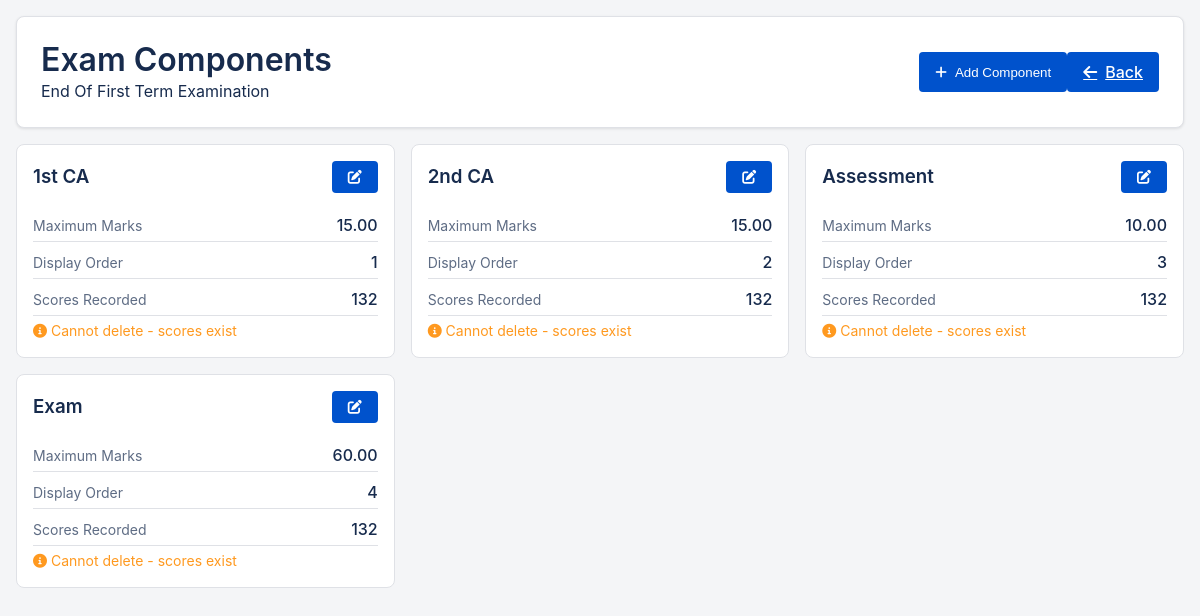
The app's page /admin/exam_components.php?id=3 (signed in) with its own data.
### tables this page shows
CREATE TABLE `exams` (
  `id` int NOT NULL,
  `school_id` int NOT NULL,
  `title` varchar(255) NOT NULL,
  `session` varchar(20) NOT NULL,
  `term` int NOT NULL,
  `class_id` int NOT NULL,
  `created_by` int NOT NULL,
  `created_at` timestamp NULL DEFAULT CURRENT_TIMESTAMP
);

CREATE TABLE `exam_components` (
  `id` int NOT NULL,
  `exam_id` int NOT NULL,
  `name` varchar(255) NOT NULL,
  `max_marks` int NOT NULL,
  `is_enabled` tinyint(1) NOT NULL DEFAULT '1',
  `display_order` int DEFAULT '1'
);

### admin/exam_components.php (the view, shortened to what this page needs)
<?php
require_once '../includes/db.php';
$examId = $_GET['id'] ?? '';
$stmt = $pdo->prepare("SELECT * FROM exams WHERE id = ?");
$stmt->execute([$examId]);
$exam = $stmt->fetch();
$stmt = $pdo->prepare("
    SELECT c.*,
           (SELECT COUNT(*) FROM student_scores s WHERE s.component_id = c.id) as score_count
    FROM exam_components c
    WHERE c.exam_id = ?
    ORDER BY c.display_order
");
$stmt->execute([$examId]);
$components = $stmt->fetchAll();
?>
<!DOCTYPE html>
<html lang="en">
<head>
    <link rel="stylesheet" href="https://cdnjs.cloudflare.com/ajax/libs/font-awesome/6.0.0/css/all.min.css">
    <link rel="stylesheet" href="../assets/clean-styles.css">
</head>
<body>
    <div class="container">
        <div class="card mb-4">
            <div class="d-flex justify-content-between align-items-center">
                <div>
                    <h1 class="mb-0">Exam Components</h1>
                    <p class="text-light mb-0"><?= htmlspecialchars($exam['title']) ?></p>
                </div>
                <div class="d-flex gap-2">
                    <button onclick="showAddModal()" class="btn">
                        <i class="fas fa-plus"></i>
                        <span class="d-none d-md-inline ml-2">Add Component</span>
                    </button>
                    <a href="exams_list.php" class="btn">
                        <i class="fas fa-arrow-left"></i>
                        <span class="d-none d-md-inline ml-2">Back</span>
                    </a>
                </div>
            </div>
        </div>
        <div class="component-grid">
            <?php foreach ($components as $component): ?>
                <div class="component-card">
                    <div class="component-header">
                        <h3 class="component-title"><?= htmlspecialchars($component['name']) ?></h3>
                        <div class="component-actions">
                            <button onclick="showEditModal(<?= htmlspecialchars(json_encode($component)) ?>)"
                                    class="btn btn-sm">
                                <i class="fas fa-edit"></i>
                            </button>
                        </div>
                    </div>
                    <div class="component-details">
                        <div class="detail-item">
                            <span class="detail-label">Maximum Marks</span>
                            <span class="detail-value"><?= number_format($component['max_marks'], 2) ?></span>
                        </div>
                        <div class="detail-item">
                            <span class="detail-label">Display Order</span>
                            <span class="detail-value"><?= $component['display_order'] ?></span>
                        </div>
                        <div class="detail-item">
                            <span class="detail-label">Scores Recorded</span>
                            <span class="detail-value"><?= $component['score_count'] ?></span>
                        </div>
                    </div>
                    <?php if ($component['score_count'] > 0): ?>
                        <div class="score-warning">
                            <i class="fas fa-info-circle"></i>
                            Cannot delete - scores exist
                        </div>
                    <?php endif; ?>
                </div>
            <?php endforeach; ?>
        </div>
    </div>
</body>
</html>

### assets/clean-styles.css (style rules this page uses)
:root { --primary: #0052cc; --primary-dark: #003d99; --primary-light: #4d88ff; --secondary: #00875a; --secondary-dark: #006644; --success: #36b37e; --danger: #de350b; --warning: #ff991f; --info: #0065ff; --dark: #172b4d; --light: #f4f5f7; --white: #ffffff; --gray: #6b778c; --gray-light: #dfe1e6; --gray-dark: #253858; --body-bg: #f4f5f7; --card-bg: #ffffff; --text: #172b4d; --text-light: #5e6c84; --text-white: #ffffff; --border: #dfe1e6; --spacing-xs: 0.25rem; --spacing-sm: 0.5rem; --spacing-md: 1rem; --spacing-lg: 1.5rem; --spacing-xl: 2rem; --radius-sm: 4px; --radius: 8px; --radius-lg: 12px; --shadow-sm: 0 1px 2px rgba(0, 0, 0, 0.05); --shadow: 0 1px 3px rgba(0, 0, 0, 0.1); --shadow-lg: 0 4px 6px rgba(0, 0, 0, 0.1); --transition: 0.2s ease; }
* { margin: 0; padding: 0; box-sizing: border-box; }
html { font-size: 16px; -webkit-text-size-adjust: 100%; }
body { font-family: -apple-system, BlinkMacSystemFont, "Segoe UI", Roboto, Oxygen, Ubuntu, Cantarell, sans-serif; line-height: 1.5; color: var(--text); background-color: var(--body-bg); }
h1, h2, h3, h4, h5, h6 { margin-bottom: var(--spacing-md); font-weight: 600; line-height: 1.2; color: var(--dark); }
.container { width: 100%; padding: var(--spacing-md); margin: 0 auto; max-width: 1200px; }
.card { background: var(--card-bg); border-radius: var(--radius); box-shadow: var(--shadow); padding: var(--spacing-lg); margin-bottom: var(--spacing-md); border: 1px solid var(--border); }
.btn { display: inline-flex; align-items: center; justify-content: center; padding: var(--spacing-sm) var(--spacing-lg); border-radius: var(--radius); font-weight: 500; text-align: center; cursor: pointer; transition: var(--transition); background: var(--primary); color: var(--text-white); border: none; min-height: 40px; }
.btn-sm { padding: 0.25rem 0.5rem; font-size: 0.875rem; min-height: 32px; }
.d-flex { display: flex !important; }
.justify-content-between { justify-content: space-between !important; }
.align-items-center { align-items: center !important; }
.mb-0 { margin-bottom: 0 !important; }
.btn { display: inline-flex; align-items: center; gap: 0.5rem; padding: 0.5rem 1rem; border-radius: 0.25rem; border: none; cursor: pointer; transition: all 0.2s ease; }

### admin/exam_components.php (style rules this page uses)
.component-grid { display: grid; grid-template-columns: repeat(auto-fill, minmax(300px, 1fr)); gap: var(--spacing-md); margin-bottom: var(--spacing-lg); }
.component-card { border: 1px solid var(--border); border-radius: var(--radius); padding: var(--spacing-md); background: var(--white); }
.component-header { display: flex; justify-content: space-between; align-items: center; margin-bottom: var(--spacing-md); }
.component-title { font-weight: 600; color: var(--text); margin: 0; }
.component-actions { display: flex; gap: var(--spacing-sm); }
.component-details { display: flex; flex-direction: column; gap: var(--spacing-xs); }
.detail-item { display: flex; justify-content: space-between; align-items: center; padding: var(--spacing-xs) 0; border-bottom: 1px solid var(--border); }
.detail-label { color: var(--text-light); font-size: 0.875rem; }
.detail-value { font-weight: 500; }
.score-warning { color: var(--warning); font-size: 0.875rem; margin-top: var(--spacing-xs); }

### records on screen
exams: title "End Of First Term Examination"
exam_components: name "1st CA", max_marks "15.00", display_order "1", score_count "132"
exam_components: name "2nd CA", max_marks "15.00", display_order "2", score_count "132"
exam_components: name "Assessment", max_marks "10.00", display_order "3", score_count "132"
exam_components: name "Exam", max_marks "60.00", display_order "4", score_count "132"
